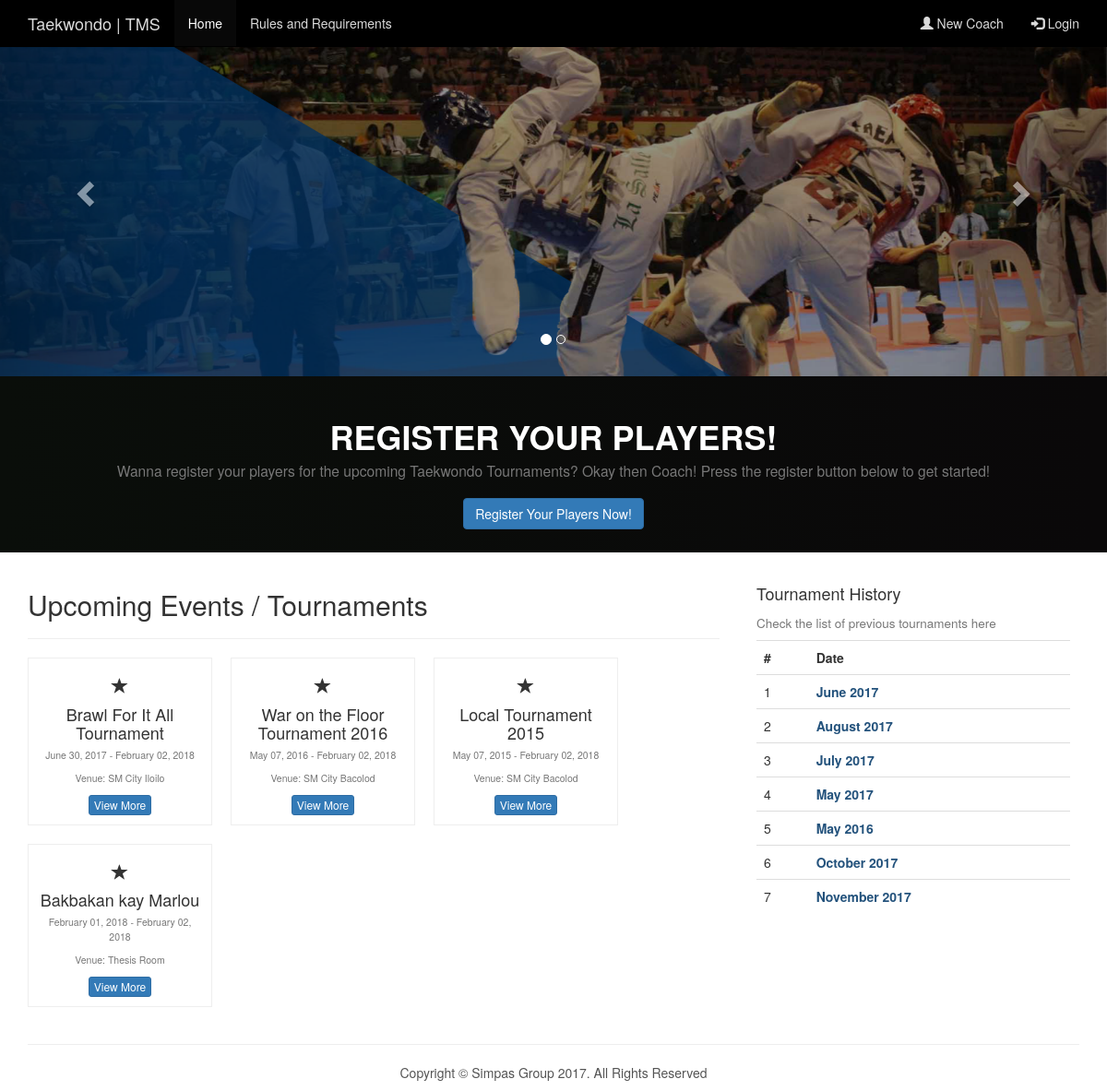
The page / on the database its author committed.
### tables this page shows
CREATE TABLE IF NOT EXISTS `tournament` (
  `id` int(11) NOT NULL AUTO_INCREMENT,
  `name` varchar(150) NOT NULL,
  `start_date` date NOT NULL,
  `end_date` date NOT NULL,
  `venue` varchar(250) NOT NULL,
  PRIMARY KEY (`id`)
);

### index.php (the view, shortened to what this page needs)
<!DOCTYPE html>
<html>
<head>
	<link rel="stylesheet" type="text/css" href="css/bootstrap.min.css">
	<link rel="stylesheet" type="text/css" href="css/carousel.css">
	<link rel="stylesheet" type="text/css" href="css/style.css">
</head>
<body>
	<nav class="navbar navbar-inverse navbar-fixed-top">
	  <div class="container">
	    <div class="navbar-header">
	      <a class="navbar-brand" href="#">Taekwondo | TMS</a>
	    </div>
	    <div class="collapse navbar-collapse" id="myNavbar">
	      <ul class="nav navbar-nav">
	        <li class="active"><a href="index.php">Home</a></li>
	        <li><a href="rules.php">Rules and Requirements</a></li>
	      </ul>
	      <ul class="nav navbar-nav navbar-right">
	        <li><a href="coach-registration.php"><span class="glyphicon glyphicon-user"></span> New Coach</a></li>
	        <li><a href="#" data-toggle="modal" data-target="#myModal"><span class="glyphicon glyphicon-log-in"></span> Login</a></li>
	      </ul>
	    </div>
	  </div>
	</nav>
	<div id="myCarousel" class="carousel slide" data-ride="carousel">
 	  	<ol class="carousel-indicators">
	      <li data-target="#myCarousel" data-slide-to="0" class="active"></li>
	      <li data-target="#myCarousel" data-slide-to="1"></li>
	    </ol>
	    <div class="carousel-inner">
	        <div class="item active">
	          <img src="images/slider/2.jpg">
	        </div>
	    </div>
	    <a class="left carousel-control" href="#myCarousel" role="button" data-slide="prev">
	      <span class="glyphicon glyphicon-chevron-left" aria-hidden="true"></span>
	    </a>
	    <a class="right carousel-control" href="#myCarousel" role="button" data-slide="next">
	      <span class="glyphicon glyphicon-chevron-right" aria-hidden="true"></span>
	    </a>
	</div>
	<div class="home-banner">
		<h1 class="text-uppercase"><strong>Register Your Players!</strong></h1>
		<h3 style="margin: -10px 0px 20px 0px;"><small>Wanna register your players for the upcoming Taekwondo Tournaments? Okay then Coach! Press the register button below to get started!</small></h3>
		<button class="btn btn-primary" data-toggle="modal" data-target="#oops">Register Your Players Now!</button>
	</div>
	<div class="container" style="margin-top: 20px;">
		<div class="row">
			<div class="col-xs-12 col-sm-12 col-md-8 col-lg-8">
				<h2>Upcoming Events / Tournaments</h2><hr>
				<?php
					$con = mysqli_connect("localhost","ttms","ttms","ttms");
					$result = mysqli_query($con,"SELECT * FROM tournament WHERE end_date >= NOW()");
					while($row = mysqli_fetch_array($result))
					{
						echo '<div class="custom-border">';
						echo '<h4><span class="glyphicon glyphicon-star"></span></h4>';
						echo '<h4>'.$row['name'].'</h4>';
						echo '<h5 style="margin-top: -5px;"><small>'.date('F d, Y', strtotime($row['start_date'])).' - '.date('F d, Y', strtotime($row['end_date'])).'</small></h5>';
						echo '<h5><small>Venue: '.$row['venue'].'</small></h5>';
						echo '<a href="tournamentprofile.php?id='.$row['id'].'" class="btn btn-primary btn-xs">View More</a>';
						echo '</div>';
					}
				?>
			</div>
			<div class="col-xs-12 col-sm-12 col-md-4 col-lg-4">
				<div class="bordify">
					<h4>Tournament History</h4>
					<h4><small>Check the list of previous tournaments here</small></h4>
					<div class="table-responsive">
						<table class="table tabe-striped">
							<tr>
								<th>#</th>
								<th>Date</th>
							</tr>
							<?php
							$i=0;
							$con = mysqli_connect("localhost","ttms","ttms","ttms");
							$result = mysqli_query($con,"SELECT DISTINCT DATE_FORMAT(start_date, '%M %Y' ) AS start_date_1 FROM tournament WHERE start_date<=NOW() AND end_date <= NOW()");
								while($row = mysqli_fetch_array($result))
								{
									$i++;
									echo "<tr>";
									echo "<td>" . $i . "</td>";
									echo "<td><a href='previous_tournaments.php?date=".urlencode($row['start_date_1'])."' style='color: #23527c; font-weight: bold;' target='_blank'>" . $row['start_date_1'] . "</a></td>";
									echo "</tr>";
								}
						?>
						</table>
					</div>
				</div>
			</div>
		</div><hr>
		<footer class="text-center"><p>Copyright &copy Simpas Group 2017. All Rights Reserved </p></footer>
	</div>
</body>
</html>

### css/style.css (style rules this page uses)
.navbar-inverse { background-color: #000; border-color: #000; }
.navbar-inverse .navbar-brand { color: #dadada; }
.navbar-inverse .navbar-nav>li>a { color: #dadada; }
.bordify { padding: 10px; padding-top: 5px; margin-bottom: 10px; background-color: #fff; }
.home-banner { padding: 25px 10px; background: #aebcbf; background: -moz-linear-gradient(left, #aebcbf 0%, #6e7774 0%, #0a0e0a 0%, #0a0809 99%); background: -webkit-linear-gradient(left, #aebcbf 0%,#6e7774 0%,#0a0e0a 0%,#0a0809 99%); background: linear-gradient(to right, #aebcbf 0%,#6e7774 0%,#0a0e0a 0%,#0a0809 99%); filter: progid:DXImageTransform.Microsoft.gradient( startColorstr='#aebcbf', endColorstr='#0a0809',GradientType=1 ); color: #fff; text-align: center; }
.custom-border { width: 200px; text-align: center; border: 1px solid #eee; padding: 10px; display: inline-block; margin: 0px 20px 20px 0px; }
footer { color: #545454; }

### rows shown on the page
tournament: name "Brawl For It All Tournament", start_date "June 30, 2017", end_date "February 02, 2018", venue "SM City Iloilo"
tournament: name "War on the Floor Tournament 2016", start_date "May 07, 2016", end_date "February 02, 2018", venue "SM City Bacolod"
tournament: name "Local Tournament 2015", start_date "May 07, 2015", end_date "February 02, 2018", venue "SM City Bacolod"
tournament: name "Bakbakan kay Marlou", start_date "February 01, 2018", end_date "February 02, 2018", venue "Thesis Room"

### other values the page prints
$row['start_date_1'] "June 2017"
$row['start_date_1'] "August 2017"
$row['start_date_1'] "July 2017"
$row['start_date_1'] "May 2017"
$row['start_date_1'] "May 2016"
$row['start_date_1'] "October 2017"
$row['start_date_1'] "November 2017"
